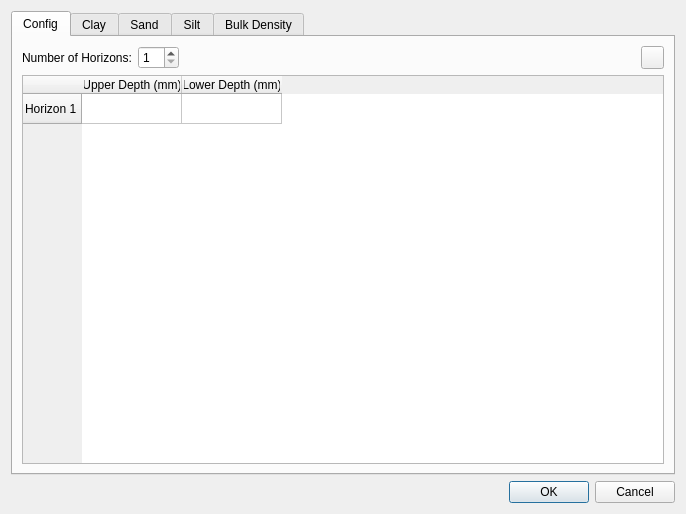
<?xml version="1.0" encoding="UTF-8"?>
<ui version="4.0">
 <class>Dialog</class>
 <widget class="QDialog" name="Dialog">
  <property name="geometry">
   <rect>
    <x>0</x>
    <y>0</y>
    <width>686</width>
    <height>514</height>
   </rect>
  </property>
  <property name="windowTitle">
   <string>Dialog</string>
  </property>
  <layout class="QVBoxLayout" name="verticalLayout">
   <item>
    <widget class="QTabWidget" name="tabWidget_multiHorizonSoilInput">
     <property name="enabled">
      <bool>true</bool>
     </property>
     <property name="currentIndex">
      <number>0</number>
     </property>
     <widget class="QWidget" name="tab_config">
      <attribute name="title">
       <string>Config</string>
      </attribute>
      <layout class="QVBoxLayout" name="verticalLayout_2">
       <item>
        <layout class="QHBoxLayout" name="horizontalLayout_nSoilHorizons">
         <item>
          <widget class="QLabel" name="label_nSoilHorizons">
           <property name="text">
            <string>Number of Horizons:</string>
           </property>
          </widget>
         </item>
         <item>
          <widget class="QSpinBox" name="spinBox_nSoilHorizons">
           <property name="minimum">
            <number>1</number>
           </property>
          </widget>
         </item>
         <item>
          <spacer name="horizontalSpacer_nSoilHorizons">
           <property name="orientation">
            <enum>Qt::Horizontal</enum>
           </property>
           <property name="sizeHint" stdset="0">
            <size>
             <width>40</width>
             <height>20</height>
            </size>
           </property>
          </spacer>
         </item>
         <item>
          <widget class="QPushButton" name="pushButton_addHorizonInputWidgets">
           <property name="minimumSize">
            <size>
             <width>23</width>
             <height>23</height>
            </size>
           </property>
           <property name="maximumSize">
            <size>
             <width>23</width>
             <height>16777215</height>
            </size>
           </property>
           <property name="toolTip">
            <string>Execute All Morphology</string>
           </property>
           <property name="autoFillBackground">
            <bool>false</bool>
           </property>
           <property name="styleSheet">
            <string notr="true">    QPushButton {
        text-align: left;
    }</string>
           </property>
           <property name="text">
            <string/>
           </property>
           <property name="icon">
            <iconset resource="resources.qrc">
             <normaloff>:/plugins/src/mhm_qgis/Resources/run.png</normaloff>:/plugins/src/mhm_qgis/Resources/run.png</iconset>
           </property>
          </widget>
         </item>
        </layout>
       </item>
       <item>
        <widget class="QTableWidget" name="tableWidget_soilHorizonDepthInputs">
         <property name="minimumSize">
          <size>
           <width>480</width>
           <height>0</height>
          </size>
         </property>
         <row>
          <property name="text">
           <string>Horizon 1</string>
          </property>
         </row>
         <column>
          <property name="text">
           <string>Upper Depth (mm)</string>
          </property>
         </column>
         <column>
          <property name="text">
           <string>Lower Depth (mm)</string>
          </property>
         </column>
        </widget>
       </item>
      </layout>
     </widget>
     <widget class="QWidget" name="tab_clayInputs">
      <attribute name="title">
       <string>Clay</string>
      </attribute>
      <layout class="QVBoxLayout" name="verticalLayout_3">
       <item>
        <widget class="QLabel" name="label_clayDescription">
         <property name="text">
          <string>Select clay (%) layers for each horizon:</string>
         </property>
        </widget>
       </item>
       <item>
        <layout class="QHBoxLayout" name="horizontalLayout_inputClayHorizon1">
         <item>
          <widget class="QLabel" name="label_clayHorizon1">
           <property name="text">
            <string>Horizon 1:</string>
           </property>
          </widget>
         </item>
         <item>
          <widget class="QComboBox" name="comboBox_inputClayLayerHorizon1"/>
         </item>
         <item>
          <widget class="QPushButton" name="pushButton_browsecClayInputHorizon1">
           <property name="maximumSize">
            <size>
             <width>40</width>
             <height>16777215</height>
            </size>
           </property>
           <property name="toolTip">
            <string>Select Project Folder</string>
           </property>
           <property name="text">
            <string>...</string>
           </property>
          </widget>
         </item>
        </layout>
       </item>
       <item>
        <spacer name="verticalSpacer_clayTab">
         <property name="orientation">
          <enum>Qt::Vertical</enum>
         </property>
         <property name="sizeHint" stdset="0">
          <size>
           <width>20</width>
           <height>40</height>
          </size>
         </property>
        </spacer>
       </item>
      </layout>
     </widget>
     <widget class="QWidget" name="tab_sandInputs">
      <attribute name="title">
       <string>Sand</string>
      </attribute>
      <layout class="QVBoxLayout" name="verticalLayout_4">
       <item>
        <widget class="QLabel" name="label_sandDescription">
         <property name="text">
          <string>Select sand (%) layers for each horizon:</string>
         </property>
        </widget>
       </item>
       <item>
        <layout class="QHBoxLayout" name="horizontalLayout_inputSandHorizon1">
         <item>
          <widget class="QLabel" name="label_sandHorizon1">
           <property name="text">
            <string>Horizon 1:</string>
           </property>
          </widget>
         </item>
         <item>
          <widget class="QComboBox" name="comboBox_inputSandLayerHorizon1"/>
         </item>
         <item>
          <widget class="QPushButton" name="pushButton_browseSandInputHorizon1">
           <property name="maximumSize">
            <size>
             <width>40</width>
             <height>16777215</height>
            </size>
           </property>
           <property name="toolTip">
            <string>Select Project Folder</string>
           </property>
           <property name="text">
            <string>...</string>
           </property>
          </widget>
         </item>
        </layout>
       </item>
       <item>
        <spacer name="verticalSpacer_sandTab">
         <property name="orientation">
          <enum>Qt::Vertical</enum>
         </property>
         <property name="sizeHint" stdset="0">
          <size>
           <width>20</width>
           <height>40</height>
          </size>
         </property>
        </spacer>
       </item>
      </layout>
     </widget>
     <widget class="QWidget" name="tab_siltInputs">
      <attribute name="title">
       <string>Silt</string>
      </attribute>
      <layout class="QVBoxLayout" name="verticalLayout_5">
       <item>
        <widget class="QLabel" name="label_siltDescription">
         <property name="text">
          <string>Select silt (%) layers for each horizon:</string>
         </property>
        </widget>
       </item>
       <item>
        <layout class="QHBoxLayout" name="horizontalLayout_inputSiltHorizon1">
         <item>
          <widget class="QLabel" name="label_siltHorizon1">
           <property name="text">
            <string>Horizon 1:</string>
           </property>
          </widget>
         </item>
         <item>
          <widget class="QComboBox" name="comboBox_inputSiltLayerHorizon1"/>
         </item>
         <item>
          <widget class="QPushButton" name="pushButton_browseSiltInputHorizon1">
           <property name="maximumSize">
            <size>
             <width>40</width>
             <height>16777215</height>
            </size>
           </property>
           <property name="toolTip">
            <string>Select Project Folder</string>
           </property>
           <property name="text">
            <string>...</string>
           </property>
          </widget>
         </item>
        </layout>
       </item>
       <item>
        <spacer name="verticalSpacer_siltTab">
         <property name="orientation">
          <enum>Qt::Vertical</enum>
         </property>
         <property name="sizeHint" stdset="0">
          <size>
           <width>477</width>
           <height>211</height>
          </size>
         </property>
        </spacer>
       </item>
      </layout>
     </widget>
     <widget class="QWidget" name="tab_bulkDensityInputs">
      <attribute name="title">
       <string>Bulk Density</string>
      </attribute>
      <layout class="QVBoxLayout" name="verticalLayout_6">
       <item>
        <layout class="QHBoxLayout" name="horizontalLayout">
         <property name="topMargin">
          <number>10</number>
         </property>
         <item>
          <widget class="QLabel" name="label_bulkDensityUnit">
           <property name="text">
            <string>Bulk Density Unit:</string>
           </property>
          </widget>
         </item>
         <item>
          <widget class="QComboBox" name="comboBox_bulkDensityUnit">
           <property name="currentIndex">
            <number>-1</number>
           </property>
           <item>
            <property name="text">
             <string>g/cm3</string>
            </property>
           </item>
           <item>
            <property name="text">
             <string>kg/m3</string>
            </property>
           </item>
           <item>
            <property name="text">
             <string>cg/cm3</string>
            </property>
           </item>
          </widget>
         </item>
        </layout>
       </item>
       <item>
        <widget class="QLabel" name="label_bulkDensityDescription">
         <property name="text">
          <string>Select bulk density (g/cm3) layers for each horizon:</string>
         </property>
        </widget>
       </item>
       <item>
        <layout class="QHBoxLayout" name="horizontalLayout_inputBulkDensityHorizon1">
         <item>
          <widget class="QLabel" name="label_bulkDensityHorizon1">
           <property name="text">
            <string>Horizon 1:</string>
           </property>
          </widget>
         </item>
         <item>
          <widget class="QComboBox" name="comboBox_inputBulkDensityLayerHorizon1"/>
         </item>
         <item>
          <widget class="QPushButton" name="pushButton_browseBulkDensityInputHorizon1">
           <property name="maximumSize">
            <size>
             <width>40</width>
             <height>16777215</height>
            </size>
           </property>
           <property name="toolTip">
            <string>Select Project Folder</string>
           </property>
           <property name="text">
            <string>...</string>
           </property>
          </widget>
         </item>
        </layout>
       </item>
       <item>
        <spacer name="verticalSpacer_bulkDensityTab">
         <property name="orientation">
          <enum>Qt::Vertical</enum>
         </property>
         <property name="sizeHint" stdset="0">
          <size>
           <width>477</width>
           <height>211</height>
          </size>
         </property>
        </spacer>
       </item>
      </layout>
     </widget>
    </widget>
   </item>
   <item>
    <widget class="QDialogButtonBox" name="buttonBox_cancelAndOK">
     <property name="orientation">
      <enum>Qt::Horizontal</enum>
     </property>
     <property name="standardButtons">
      <set>QDialogButtonBox::Cancel|QDialogButtonBox::Ok</set>
     </property>
    </widget>
   </item>
  </layout>
 </widget>
 <resources>
  <include location="resources.qrc"/>
 </resources>
 <connections>
  <connection>
   <sender>buttonBox_cancelAndOK</sender>
   <signal>accepted()</signal>
   <receiver>Dialog</receiver>
   <slot>accept()</slot>
   <hints>
    <hint type="sourcelabel">
     <x>248</x>
     <y>254</y>
    </hint>
    <hint type="destinationlabel">
     <x>157</x>
     <y>274</y>
    </hint>
   </hints>
  </connection>
  <connection>
   <sender>buttonBox_cancelAndOK</sender>
   <signal>rejected()</signal>
   <receiver>Dialog</receiver>
   <slot>reject()</slot>
   <hints>
    <hint type="sourcelabel">
     <x>316</x>
     <y>260</y>
    </hint>
    <hint type="destinationlabel">
     <x>286</x>
     <y>274</y>
    </hint>
   </hints>
  </connection>
 </connections>
</ui>
